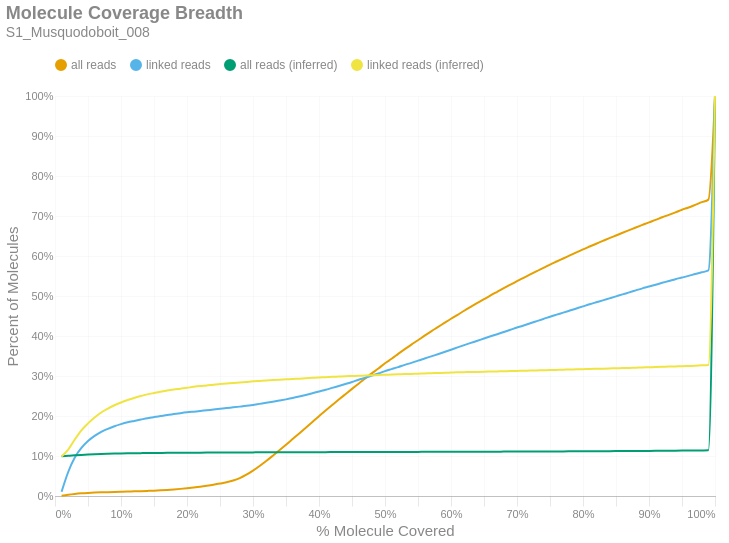

Source (notebook cell):
### Markdown cell above
### Molecule Read Coverage
This chart shows molecule coverage breadth as computed by the number of bases aligned to that molecule. In other words, "*how much of each unique long molecule is actually sequenced/aligned?*" Keep in mind there is a distinction between sequences and alignments, since some sequences belonging to a particular molecule may not align well and wouldn't appear in the alignment data. This chart also shows molecule coverage breadth as computed by the *inferred fragment* from which the aligned sequences originate. Unlike read coverage, this calculation takes into account the total insert size, including unsequenced gaps between the forward and reverse reads. Like the previous figures, these are cumulative percents.

### Code cell
if SKIPLR:
    print_html(f"Skipped")
else:
    binned_df = consolidated_hist(valids['coverage_bp'], mask, 0.01, True)
    binned_df_inf = consolidated_hist(valids['coverage_inserts'], mask, 0.01, True)
    binned_df = binned_df.with_columns(pl.lit(binned_df_inf['all reads (cumsum)']).alias('all reads (inferred)'))
    binned_df = binned_df.with_columns(pl.lit(binned_df_inf['linked reads (cumsum)']).alias('linked reads (inferred)'))
    binned_df = binned_df.with_columns(
        (pl.col('bin').cast(pl.Float64) + 0.01).alias('right_edge')
    )

    with SafeRender(binned_df):
        (
            density_plot(binned_df, 'Molecule Coverage Breadth', samplename, 'molcov', ['all reads (inferred)','linked reads (inferred)'])
            .encode(
                #x=alt.X('bin:Q', title="% Molecule Covered").axis(format = '%').scale(padding=0),
                x=alt.X('right_edge:Q', title="% Molecule Covered").axis(format='%').scale(padding=0),
                y=alt.Y('value:Q', title='Percent of Molecules')
                    .axis(format='%')
                    .stack(False)
                    .scale(domainMin=0, padding=0),
                color=alt.Color("key:N").scale(domain = ["all reads", "linked reads", "all reads (inferred)", "linked reads (inferred)"]),
                tooltip = [
                    alt.Tooltip("key:N", title = "Data Type"),
                    alt.Tooltip("range_label:N", title="% Molecule Covered"),
                    alt.Tooltip("value:Q", format = ".2%", title="% Molecules")
                ]
            )
        ).display()

### Figure 1 — Vega-Lite specification as saved in the notebook (floating-point values rounded to 4 significant figures)
{"width": "container", "height": 400, "config": {"title": {"anchor": "start", "dy": -15, "fontSize": 18, "color": "#888888", "subtitleColor": "#888888", "subtitleFontSize": 14}, "arc": {"fill": "#0072B2"}, "axis": {"domainColor": "#888888", "domainWidth": 0.5, "gridWidth": 0.2, "grid": false, "titleFontWeight": 400, "titleFontSize": 15, "labelFontSize": 11, "labelColor": "#888888", "tickColor": "#888888", "tickWidth": 0.2, "titleColor": "#888888"}, "axisBand": {"grid": false}, "axisX": {"grid": true, "tickSize": 10, "domainCap": "round"}, "axisY": {"domain": false, "grid": true, "tickSize": 0, "domainCap": "round"}, "background": "transparent", "header": {"labelFontSize": 15, "labelColor": "#888888", "titleFontSize": 15, "titleFontWeight": 600, "titleColor": "#888888"}, "legend": {"labelFont": "sans-serif", "labelFontSize": 12, "labelColor": "#888888", "symbolSize": 100, "symbolType": "circle", "titleFontSize": 12, "titlePadding": 10, "titleColor": "#888888", "title": null, "orient": "top"}, "range": {"category": ["#E69F00", "#56B4E9", "#009E73", "#F0E442", "#0072B2", "#D55E00", "#CC79A7", "#000000"], "diverging": ["#cfe8f3", "#a2d4ec", "#73bfe2", "#46abdb", "#1696d2", "#12719e"]}, "area": {"fill": "#0072B2", "fillOpacity": 0.7, "line": true, "strokeOpacity": 0.7}, "line": {"color": "#0072B2", "stroke": "#0072B2", "strokeWidth": 2}, "trail": {"color": "#0072B2", "stroke": "#0072B2", "strokeWidth": 0, "size": 1}, "point": {"filled": true, "fillOpacity": 1.0, "size": 95}, "text": {"color": "#888888", "fontSize": 11, "align": "right", "fontWeight": 400, "size": 11}, "bar": {"fill": "#0072B2", "stroke": null}, "view": {"stroke": null, "continuousWidth": 660, "continuousHeight": 400}}, "data": {"name": "data-a476185213f1901b4b84ab84c9ef79ed"}, "mark": {"type": "line", "interpolate": "monotone", "point": {"opacity": 0, "size": 275}}, "encoding": {"color": {"field": "key", "scale": {"domain": ["all reads", "linked reads", "all reads (inferred)", "linked reads (inferred)"]}, "type": "nominal"}, "tooltip": [{"field": "key", "title": "Data Type", "type": "nominal"}, {"field": "range_label", "title": "% Molecule Covered", "type": "nominal"}, {"field": "value", "format": ".2%", "title": "% Molecules", "type": "quantitative"}], "x": {"axis": {"format": "%"}, "field": "right_edge", "scale": {"padding": 0}, "title": "% Molecule Covered", "type": "quantitative"}, "y": {"axis": {"format": "%"}, "field": "value", "scale": {"domainMin": 0, "padding": 0}, "stack": false, "title": "Percent of Molecules", "type": "quantitative"}}, "params": [{"name": "param_c36ac31b6afebe62", "select": {"type": "point", "fields": ["key"]}, "bind": "legend"}], "title": {"text": "Molecule Coverage Breadth", "subtitle": "S1_Musquodoboit_008"}, "transform": [{"fold": ["all reads (cumsum)", "linked reads (cumsum)", "all reads (inferred)", "linked reads (inferred)"]}, {"calculate": "replace(datum.key, ' (cumsum)', '')", "as": "key"}, {"filter": {"param": "param_c36ac31b6afebe62"}}], "usermeta": {"embedOptions": {"downloadFileName": "S1_Musquodoboit_008.molcov"}}, "$schema": "https://vega.github.io/schema/vega-lite/v6.1.0.json", "datasets": {"data-a476185213f1901b4b84ab84c9ef79ed": [{"bin": "0.0", "interval": "0.0-0.01", "all reads": 0.0007056, "linked reads": 0.01081, "all reads (cumsum)": 0.0007056, "linked reads (cumsum)": 0.01081, "range_label": "0.0-0.01", "all reads (inferred)": 0.09951, "linked reads (inferred)": 0.09859, "right_edge": 0.01}, {"bin": "0.01", "interval": "0.01-0.02", "all reads": 0.002589, "linked reads": 0.04919, "all reads (cumsum)": 0.003295, "linked reads (cumsum)": 0.06, "range_label": "0.01-0.02", "all reads (inferred)": 0.1004, "linked reads (inferred)": 0.1157, "right_edge": 0.02}, {"bin": "0.02", "interval": "0.02-0.03", "all reads": 0.001953, "linked reads": 0.03628, "all reads (cumsum)": 0.005247, "linked reads (cumsum)": 0.09628, "range_label": "0.02-0.03", "all reads (inferred)": 0.1017, "linked reads (inferred)": 0.1413, "right_edge": 0.03}, {"bin": "0.03", "interval": "0.03-0.04", "all reads": 0.00141, "linked reads": 0.02379, "all reads (cumsum)": 0.006657, "linked reads (cumsum)": 0.1201, "range_label": "0.03-0.04", "all reads (inferred)": 0.1028, "linked reads (inferred)": 0.1641, "right_edge": 0.04}, {"bin": "0.04", "interval": "0.04-0.05", "all reads": 0.001021, "linked reads": 0.01732, "all reads (cumsum)": 0.007678, "linked reads (cumsum)": 0.1374, "range_label": "0.04-0.05", "all reads (inferred)": 0.1038, "linked reads (inferred)": 0.1815, "right_edge": 0.05}, {"bin": "0.05", "interval": "0.05-0.06", "all reads": 0.0008074, "linked reads": 0.0129, "all reads (cumsum)": 0.008485, "linked reads (cumsum)": 0.1503, "range_label": "0.05-0.06", "all reads (inferred)": 0.1045, "linked reads (inferred)": 0.1963, "right_edge": 0.06}, {"bin": "0.06", "interval": "0.06-0.07", "all reads": 0.0006636, "linked reads": 0.01006, "all reads (cumsum)": 0.009148, "linked reads (cumsum)": 0.1603, "range_label": "0.06-0.07", "all reads (inferred)": 0.1051, "linked reads (inferred)": 0.2088, "right_edge": 0.07}, {"bin": "0.07", "interval": "0.07-0.08", "all reads": 0.0005311, "linked reads": 0.007561, "all reads (cumsum)": 0.00968, "linked reads (cumsum)": 0.1679, "range_label": "0.07-0.08", "all reads (inferred)": 0.1056, "linked reads (inferred)": 0.2184, "right_edge": 0.08}, {"bin": "0.08", "interval": "0.08-0.09", "all reads": 0.0005192, "linked reads": 0.006572, "all reads (cumsum)": 0.0102, "linked reads (cumsum)": 0.1745, "range_label": "0.08-0.09", "all reads (inferred)": 0.106, "linked reads (inferred)": 0.2269, "right_edge": 0.09}, {"bin": "0.09", "interval": "0.09-0.1", "all reads": 0.0005063, "linked reads": 0.005246, "all reads (cumsum)": 0.01071, "linked reads (cumsum)": 0.1797, "range_label": "0.09-0.1", "all reads (inferred)": 0.1064, "linked reads (inferred)": 0.2339, "right_edge": 0.1}, {"bin": "0.1", "interval": "0.1-0.11", "all reads": 0.0004901, "linked reads": 0.00442, "all reads (cumsum)": 0.0112, "linked reads (cumsum)": 0.1841, "range_label": "0.1-0.11", "all reads (inferred)": 0.1067, "linked reads (inferred)": 0.2399, "right_edge": 0.11}, {"bin": "0.11", "interval": "0.11-0.12", "all reads": 0.0004519, "linked reads": 0.003524, "all reads (cumsum)": 0.01165, "linked reads (cumsum)": 0.1877, "range_label": "0.11-0.12", "all reads (inferred)": 0.1069, "linked reads (inferred)": 0.2452, "right_edge": 0.12}, {"bin": "0.12", "interval": "0.12-0.13", "all reads": 0.0004945, "linked reads": 0.003373, "all reads (cumsum)": 0.01214, "linked reads (cumsum)": 0.191, "range_label": "0.12-0.13", "all reads (inferred)": 0.1072, "linked reads (inferred)": 0.2498, "right_edge": 0.13}, {"bin": "0.13", "interval": "0.13-0.14", "all reads": 0.0005693, "linked reads": 0.003373, "all reads (cumsum)": 0.01271, "linked reads (cumsum)": 0.1944, "range_label": "0.13-0.14", "all reads (inferred)": 0.1074, "linked reads (inferred)": 0.2541, "right_edge": 0.14}, {"bin": "0.14", "interval": "0.14-0.15", "all reads": 0.0006156, "linked reads": 0.002861, "all reads (cumsum)": 0.01333, "linked reads (cumsum)": 0.1973, "range_label": "0.14-0.15", "all reads (inferred)": 0.1075, "linked reads (inferred)": 0.2574, "right_edge": 0.15}, {"bin": "0.15", "interval": "0.15-0.16", "all reads": 0.0007648, "linked reads": 0.002629, "all reads (cumsum)": 0.01409, "linked reads (cumsum)": 0.1999, "range_label": "0.15-0.16", "all reads (inferred)": 0.1077, "linked reads (inferred)": 0.2606, "right_edge": 0.16}, {"bin": "0.16", "interval": "0.16-0.17", "all reads": 0.001018, "linked reads": 0.002652, "all reads (cumsum)": 0.01511, "linked reads (cumsum)": 0.2026, "range_label": "0.16-0.17", "all reads (inferred)": 0.1078, "linked reads (inferred)": 0.2636, "right_edge": 0.17}, {"bin": "0.17", "interval": "0.17-0.18", "all reads": 0.001224, "linked reads": 0.002245, "all reads (cumsum)": 0.01633, "linked reads (cumsum)": 0.2048, "range_label": "0.17-0.18", "all reads (inferred)": 0.108, "linked reads (inferred)": 0.2661, "right_edge": 0.18}, {"bin": "0.18", "interval": "0.18-0.19", "all reads": 0.001475, "linked reads": 0.002268, "all reads (cumsum)": 0.01781, "linked reads (cumsum)": 0.2071, "range_label": "0.18-0.19", "all reads (inferred)": 0.1081, "linked reads (inferred)": 0.2683, "right_edge": 0.19}, {"bin": "0.19", "interval": "0.19-0.2", "all reads": 0.001655, "linked reads": 0.002059, "all reads (cumsum)": 0.01946, "linked reads (cumsum)": 0.2091, "range_label": "0.19-0.2", "all reads (inferred)": 0.1082, "linked reads (inferred)": 0.2705, "right_edge": 0.2}, {"bin": "0.2", "interval": "0.2-0.21", "all reads": 0.001809, "linked reads": 0.001721, "all reads (cumsum)": 0.02127, "linked reads (cumsum)": 0.2108, "range_label": "0.2-0.21", "all reads (inferred)": 0.1083, "linked reads (inferred)": 0.273, "right_edge": 0.21}, {"bin": "0.21", "interval": "0.21-0.22", "all reads": 0.001969, "linked reads": 0.001652, "all reads (cumsum)": 0.02324, "linked reads (cumsum)": 0.2125, "range_label": "0.21-0.22", "all reads (inferred)": 0.1084, "linked reads (inferred)": 0.2749, "right_edge": 0.22}, {"bin": "0.22", "interval": "0.22-0.23", "all reads": 0.002298, "linked reads": 0.001873, "all reads (cumsum)": 0.02554, "linked reads (cumsum)": 0.2144, "range_label": "0.22-0.23", "all reads (inferred)": 0.1085, "linked reads (inferred)": 0.2764, "right_edge": 0.23}, {"bin": "0.23", "interval": "0.23-0.24", "all reads": 0.00254, "linked reads": 0.001721, "all reads (cumsum)": 0.02808, "linked reads (cumsum)": 0.2161, "range_label": "0.23-0.24", "all reads (inferred)": 0.1086, "linked reads (inferred)": 0.2783, "right_edge": 0.24}, {"bin": "0.24", "interval": "0.24-0.25", "all reads": 0.002912, "linked reads": 0.001861, "all reads (cumsum)": 0.03099, "linked reads (cumsum)": 0.218, "range_label": "0.24-0.25", "all reads (inferred)": 0.1087, "linked reads (inferred)": 0.2798, "right_edge": 0.25}, {"bin": "0.25", "interval": "0.25-0.26", "all reads": 0.003295, "linked reads": 0.001942, "all reads (cumsum)": 0.03429, "linked reads (cumsum)": 0.2199, "range_label": "0.25-0.26", "all reads (inferred)": 0.1088, "linked reads (inferred)": 0.2812, "right_edge": 0.26}, {"bin": "0.26", "interval": "0.26-0.27", "all reads": 0.004339, "linked reads": 0.001698, "all reads (cumsum)": 0.03863, "linked reads (cumsum)": 0.2216, "range_label": "0.26-0.27", "all reads (inferred)": 0.1088, "linked reads (inferred)": 0.2824, "right_edge": 0.27}, {"bin": "0.27", "interval": "0.27-0.28", "all reads": 0.006221, "linked reads": 0.001838, "all reads (cumsum)": 0.04485, "linked reads (cumsum)": 0.2234, "range_label": "0.27-0.28", "all reads (inferred)": 0.1089, "linked reads (inferred)": 0.2838, "right_edge": 0.28}, {"bin": "0.28", "interval": "0.28-0.29", "all reads": 0.008427, "linked reads": 0.001942, "all reads (cumsum)": 0.05327, "linked reads (cumsum)": 0.2254, "range_label": "0.28-0.29", "all reads (inferred)": 0.109, "linked reads (inferred)": 0.2852, "right_edge": 0.29}, {"bin": "0.29", "interval": "0.29-0.3", "all reads": 0.01029, "linked reads": 0.002373, "all reads (cumsum)": 0.06356, "linked reads (cumsum)": 0.2277, "range_label": "0.29-0.3", "all reads (inferred)": 0.1091, "linked reads (inferred)": 0.2866, "right_edge": 0.3}, {"bin": "0.3", "interval": "0.3-0.31", "all reads": 0.0115, "linked reads": 0.002582, "all reads (cumsum)": 0.07506, "linked reads (cumsum)": 0.2303, "range_label": "0.3-0.31", "all reads (inferred)": 0.1091, "linked reads (inferred)": 0.2876, "right_edge": 0.31}, {"bin": "0.31", "interval": "0.31-0.32", "all reads": 0.01238, "linked reads": 0.002559, "all reads (cumsum)": 0.08744, "linked reads (cumsum)": 0.2329, "range_label": "0.31-0.32", "all reads (inferred)": 0.1092, "linked reads (inferred)": 0.2886, "right_edge": 0.32}, {"bin": "0.32", "interval": "0.32-0.33", "all reads": 0.01325, "linked reads": 0.002745, "all reads (cumsum)": 0.1007, "linked reads (cumsum)": 0.2356, "range_label": "0.32-0.33", "all reads (inferred)": 0.1092, "linked reads (inferred)": 0.2898, "right_edge": 0.33}, {"bin": "0.33", "interval": "0.33-0.34", "all reads": 0.01354, "linked reads": 0.002908, "all reads (cumsum)": 0.1142, "linked reads (cumsum)": 0.2385, "range_label": "0.33-0.34", "all reads (inferred)": 0.1093, "linked reads (inferred)": 0.2909, "right_edge": 0.34}, {"bin": "0.34", "interval": "0.34-0.35", "all reads": 0.01378, "linked reads": 0.003024, "all reads (cumsum)": 0.128, "linked reads (cumsum)": 0.2416, "range_label": "0.34-0.35", "all reads (inferred)": 0.1093, "linked reads (inferred)": 0.2917, "right_edge": 0.35}, {"bin": "0.35", "interval": "0.35-0.36", "all reads": 0.0142, "linked reads": 0.00328, "all reads (cumsum)": 0.1422, "linked reads (cumsum)": 0.2448, "range_label": "0.35-0.36", "all reads (inferred)": 0.1094, "linked reads (inferred)": 0.2926, "right_edge": 0.36}, {"bin": "0.36", "interval": "0.36-0.37", "all reads": 0.01421, "linked reads": 0.003745, "all reads (cumsum)": 0.1564, "linked reads (cumsum)": 0.2486, "range_label": "0.36-0.37", "all reads (inferred)": 0.1094, "linked reads (inferred)": 0.2934, "right_edge": 0.37}, {"bin": "0.37", "interval": "0.37-0.38", "all reads": 0.01427, "linked reads": 0.004036, "all reads (cumsum)": 0.1707, "linked reads (cumsum)": 0.2526, "range_label": "0.37-0.38", "all reads (inferred)": 0.1095, "linked reads (inferred)": 0.2945, "right_edge": 0.38}, {"bin": "0.38", "interval": "0.38-0.39", "all reads": 0.01442, "linked reads": 0.004339, "all reads (cumsum)": 0.1851, "linked reads (cumsum)": 0.257, "range_label": "0.38-0.39", "all reads (inferred)": 0.1096, "linked reads (inferred)": 0.2954, "right_edge": 0.39}, {"bin": "0.39", "interval": "0.39-0.4", "all reads": 0.01452, "linked reads": 0.004385, "all reads (cumsum)": 0.1996, "linked reads (cumsum)": 0.2614, "range_label": "0.39-0.4", "all reads (inferred)": 0.1096, "linked reads (inferred)": 0.2963, "right_edge": 0.4}, {"bin": "0.4", "interval": "0.4-0.41", "all reads": 0.01385, "linked reads": 0.004153, "all reads (cumsum)": 0.2135, "linked reads (cumsum)": 0.2655, "range_label": "0.4-0.41", "all reads (inferred)": 0.1097, "linked reads (inferred)": 0.297, "right_edge": 0.41}, {"bin": "0.41", "interval": "0.41-0.42", "all reads": 0.01381, "linked reads": 0.004862, "all reads (cumsum)": 0.2273, "linked reads (cumsum)": 0.2704, "range_label": "0.41-0.42", "all reads (inferred)": 0.1097, "linked reads (inferred)": 0.2979, "right_edge": 0.42}, {"bin": "0.42", "interval": "0.42-0.43", "all reads": 0.01374, "linked reads": 0.004769, "all reads (cumsum)": 0.241, "linked reads (cumsum)": 0.2751, "range_label": "0.42-0.43", "all reads (inferred)": 0.1098, "linked reads (inferred)": 0.2986, "right_edge": 0.43}, {"bin": "0.43", "interval": "0.43-0.44", "all reads": 0.01344, "linked reads": 0.004874, "all reads (cumsum)": 0.2545, "linked reads (cumsum)": 0.28, "range_label": "0.43-0.44", "all reads (inferred)": 0.1098, "linked reads (inferred)": 0.2993, "right_edge": 0.44}, {"bin": "0.44", "interval": "0.44-0.45", "all reads": 0.01336, "linked reads": 0.00499, "all reads (cumsum)": 0.2678, "linked reads (cumsum)": 0.285, "range_label": "0.44-0.45", "all reads (inferred)": 0.1099, "linked reads (inferred)": 0.2999, "right_edge": 0.45}, {"bin": "0.45", "interval": "0.45-0.46", "all reads": 0.013, "linked reads": 0.005618, "all reads (cumsum)": 0.2808, "linked reads (cumsum)": 0.2906, "range_label": "0.45-0.46", "all reads (inferred)": 0.1099, "linked reads (inferred)": 0.3006, "right_edge": 0.46}, {"bin": "0.46", "interval": "0.46-0.47", "all reads": 0.01297, "linked reads": 0.004862, "all reads (cumsum)": 0.2938, "linked reads (cumsum)": 0.2955, "range_label": "0.46-0.47", "all reads (inferred)": 0.1099, "linked reads (inferred)": 0.3012, "right_edge": 0.47}, {"bin": "0.47", "interval": "0.47-0.48", "all reads": 0.01283, "linked reads": 0.00549, "all reads (cumsum)": 0.3066, "linked reads (cumsum)": 0.301, "range_label": "0.47-0.48", "all reads (inferred)": 0.11, "linked reads (inferred)": 0.3018, "right_edge": 0.48}, {"bin": "0.48", "interval": "0.48-0.49", "all reads": 0.01212, "linked reads": 0.005281, "all reads (cumsum)": 0.3187, "linked reads (cumsum)": 0.3063, "range_label": "0.48-0.49", "all reads (inferred)": 0.11, "linked reads (inferred)": 0.3025, "right_edge": 0.49}, {"bin": "0.49", "interval": "0.49-0.5", "all reads": 0.01318, "linked reads": 0.005967, "all reads (cumsum)": 0.3319, "linked reads (cumsum)": 0.3122, "range_label": "0.49-0.5", "all reads (inferred)": 0.1101, "linked reads (inferred)": 0.303, "right_edge": 0.5}, {"bin": "0.5", "interval": "0.5-0.51", "all reads": 0.0111, "linked reads": 0.005002, "all reads (cumsum)": 0.343, "linked reads (cumsum)": 0.3172, "range_label": "0.5-0.51", "all reads (inferred)": 0.1101, "linked reads (inferred)": 0.3036, "right_edge": 0.51}, {"bin": "0.51", "interval": "0.51-0.52", "all reads": 0.01228, "linked reads": 0.005071, "all reads (cumsum)": 0.3553, "linked reads (cumsum)": 0.3223, "range_label": "0.51-0.52", "all reads (inferred)": 0.1102, "linked reads (inferred)": 0.3041, "right_edge": 0.52}, {"bin": "0.52", "interval": "0.52-0.53", "all reads": 0.01175, "linked reads": 0.005595, "all reads (cumsum)": 0.367, "linked reads (cumsum)": 0.3279, "range_label": "0.52-0.53", "all reads (inferred)": 0.1102, "linked reads (inferred)": 0.3048, "right_edge": 0.53}, {"bin": "0.53", "interval": "0.53-0.54", "all reads": 0.01151, "linked reads": 0.004862, "all reads (cumsum)": 0.3786, "linked reads (cumsum)": 0.3327, "range_label": "0.53-0.54", "all reads (inferred)": 0.1103, "linked reads (inferred)": 0.3053, "right_edge": 0.54}, {"bin": "0.54", "interval": "0.54-0.55", "all reads": 0.0109, "linked reads": 0.005688, "all reads (cumsum)": 0.3895, "linked reads (cumsum)": 0.3384, "range_label": "0.54-0.55", "all reads (inferred)": 0.1103, "linked reads (inferred)": 0.3058, "right_edge": 0.55}, {"bin": "0.55", "interval": "0.55-0.56", "all reads": 0.01133, "linked reads": 0.005258, "all reads (cumsum)": 0.4008, "linked reads (cumsum)": 0.3437, "range_label": "0.55-0.56", "all reads (inferred)": 0.1104, "linked reads (inferred)": 0.3064, "right_edge": 0.56}, {"bin": "0.56", "interval": "0.56-0.57", "all reads": 0.01089, "linked reads": 0.005479, "all reads (cumsum)": 0.4117, "linked reads (cumsum)": 0.3492, "range_label": "0.56-0.57", "all reads (inferred)": 0.1104, "linked reads (inferred)": 0.3069, "right_edge": 0.57}, {"bin": "0.57", "interval": "0.57-0.58", "all reads": 0.01042, "linked reads": 0.005269, "all reads (cumsum)": 0.4221, "linked reads (cumsum)": 0.3544, "range_label": "0.57-0.58", "all reads (inferred)": 0.1105, "linked reads (inferred)": 0.3075, "right_edge": 0.58}, {"bin": "0.58", "interval": "0.58-0.59", "all reads": 0.01065, "linked reads": 0.005548, "all reads (cumsum)": 0.4327, "linked reads (cumsum)": 0.36, "range_label": "0.58-0.59", "all reads (inferred)": 0.1105, "linked reads (inferred)": 0.308, "right_edge": 0.59}, {"bin": "0.59", "interval": "0.59-0.6", "all reads": 0.01044, "linked reads": 0.005746, "all reads (cumsum)": 0.4432, "linked reads (cumsum)": 0.3657, "range_label": "0.59-0.6", "all reads (inferred)": 0.1106, "linked reads (inferred)": 0.3086, "right_edge": 0.6}, {"bin": "0.6", "interval": "0.6-0.61", "all reads": 0.009778, "linked reads": 0.005851, "all reads (cumsum)": 0.453, "linked reads (cumsum)": 0.3716, "range_label": "0.6-0.61", "all reads (inferred)": 0.1106, "linked reads (inferred)": 0.3091, "right_edge": 0.61}, {"bin": "0.61", "interval": "0.61-0.62", "all reads": 0.01019, "linked reads": 0.005548, "all reads (cumsum)": 0.4631, "linked reads (cumsum)": 0.3771, "range_label": "0.61-0.62", "all reads (inferred)": 0.1106, "linked reads (inferred)": 0.3095, "right_edge": 0.62}, {"bin": "0.62", "interval": "0.62-0.63", "all reads": 0.009817, "linked reads": 0.005548, "all reads (cumsum)": 0.473, "linked reads (cumsum)": 0.3827, "range_label": "0.62-0.63", "all reads (inferred)": 0.1107, "linked reads (inferred)": 0.3099, "right_edge": 0.63}, {"bin": "0.63", "interval": "0.63-0.64", "all reads": 0.009722, "linked reads": 0.005444, "all reads (cumsum)": 0.4827, "linked reads (cumsum)": 0.3881, "range_label": "0.63-0.64", "all reads (inferred)": 0.1107, "linked reads (inferred)": 0.3103, "right_edge": 0.64}, {"bin": "0.64", "interval": "0.64-0.65", "all reads": 0.009324, "linked reads": 0.005618, "all reads (cumsum)": 0.492, "linked reads (cumsum)": 0.3937, "range_label": "0.64-0.65", "all reads (inferred)": 0.1108, "linked reads (inferred)": 0.3107, "right_edge": 0.65}, {"bin": "0.65", "interval": "0.65-0.66", "all reads": 0.009564, "linked reads": 0.005479, "all reads (cumsum)": 0.5016, "linked reads (cumsum)": 0.3992, "range_label": "0.65-0.66", "all reads (inferred)": 0.1108, "linked reads (inferred)": 0.3111, "right_edge": 0.66}, {"bin": "0.66", "interval": "0.66-0.67", "all reads": 0.009043, "linked reads": 0.005258, "all reads (cumsum)": 0.5106, "linked reads (cumsum)": 0.4045, "range_label": "0.66-0.67", "all reads (inferred)": 0.1109, "linked reads (inferred)": 0.3115, "right_edge": 0.67}, {"bin": "0.67", "interval": "0.67-0.68", "all reads": 0.008943, "linked reads": 0.005537, "all reads (cumsum)": 0.5196, "linked reads (cumsum)": 0.41, "range_label": "0.67-0.68", "all reads (inferred)": 0.1109, "linked reads (inferred)": 0.312, "right_edge": 0.68}, {"bin": "0.68", "interval": "0.68-0.69", "all reads": 0.008728, "linked reads": 0.005513, "all reads (cumsum)": 0.5283, "linked reads (cumsum)": 0.4155, "range_label": "0.68-0.69", "all reads (inferred)": 0.111, "linked reads (inferred)": 0.3123, "right_edge": 0.69}, {"bin": "0.69", "interval": "0.69-0.7", "all reads": 0.008822, "linked reads": 0.005723, "all reads (cumsum)": 0.5371, "linked reads (cumsum)": 0.4213, "range_label": "0.69-0.7", "all reads (inferred)": 0.1111, "linked reads (inferred)": 0.3127, "right_edge": 0.7}, {"bin": "0.7", "interval": "0.7-0.71", "all reads": 0.008432, "linked reads": 0.005106, "all reads (cumsum)": 0.5455, "linked reads (cumsum)": 0.4264, "range_label": "0.7-0.71", "all reads (inferred)": 0.1111, "linked reads (inferred)": 0.3131, "right_edge": 0.71}, {"bin": "0.71", "interval": "0.71-0.72", "all reads": 0.008276, "linked reads": 0.00556, "all reads (cumsum)": 0.5538, "linked reads (cumsum)": 0.4319, "range_label": "0.71-0.72", "all reads (inferred)": 0.1112, "linked reads (inferred)": 0.3137, "right_edge": 0.72}, {"bin": "0.72", "interval": "0.72-0.73", "all reads": 0.008331, "linked reads": 0.005339, "all reads (cumsum)": 0.5621, "linked reads (cumsum)": 0.4373, "range_label": "0.72-0.73", "all reads (inferred)": 0.1112, "linked reads (inferred)": 0.314, "right_edge": 0.73}, {"bin": "0.73", "interval": "0.73-0.74", "all reads": 0.008038, "linked reads": 0.005316, "all reads (cumsum)": 0.5702, "linked reads (cumsum)": 0.4426, "range_label": "0.73-0.74", "all reads (inferred)": 0.1113, "linked reads (inferred)": 0.3145, "right_edge": 0.74}, {"bin": "0.74", "interval": "0.74-0.75", "all reads": 0.008468, "linked reads": 0.00563, "all reads (cumsum)": 0.5787, "linked reads (cumsum)": 0.4482, "range_label": "0.74-0.75", "all reads (inferred)": 0.1114, "linked reads (inferred)": 0.3148, "right_edge": 0.75}, {"bin": "0.75", "interval": "0.75-0.76", "all reads": 0.007626, "linked reads": 0.005164, "all reads (cumsum)": 0.5863, "linked reads (cumsum)": 0.4534, "range_label": "0.75-0.76", "all reads (inferred)": 0.1114, "linked reads (inferred)": 0.3153, "right_edge": 0.76}, {"bin": "0.76", "interval": "0.76-0.77", "all reads": 0.007511, "linked reads": 0.005013, "all reads (cumsum)": 0.5938, "linked reads (cumsum)": 0.4584, "range_label": "0.76-0.77", "all reads (inferred)": 0.1115, "linked reads (inferred)": 0.3157, "right_edge": 0.77}, {"bin": "0.77", "interval": "0.77-0.78", "all reads": 0.007585, "linked reads": 0.005199, "all reads (cumsum)": 0.6014, "linked reads (cumsum)": 0.4636, "range_label": "0.77-0.78", "all reads (inferred)": 0.1116, "linked reads (inferred)": 0.3162, "right_edge": 0.78}, {"bin": "0.78", "interval": "0.78-0.79", "all reads": 0.007471, "linked reads": 0.005258, "all reads (cumsum)": 0.6088, "linked reads (cumsum)": 0.4688, "range_label": "0.78-0.79", "all reads (inferred)": 0.1117, "linked reads (inferred)": 0.3166, "right_edge": 0.79}, {"bin": "0.79", "interval": "0.79-0.8", "all reads": 0.007762, "linked reads": 0.005258, "all reads (cumsum)": 0.6166, "linked reads (cumsum)": 0.4741, "range_label": "0.79-0.8", "all reads (inferred)": 0.1118, "linked reads (inferred)": 0.317, "right_edge": 0.8}, {"bin": "0.8", "interval": "0.8-0.81", "all reads": 0.007088, "linked reads": 0.005292, "all reads (cumsum)": 0.6237, "linked reads (cumsum)": 0.4794, "range_label": "0.8-0.81", "all reads (inferred)": 0.1118, "linked reads (inferred)": 0.3175, "right_edge": 0.81}, {"bin": "0.81", "interval": "0.81-0.82", "all reads": 0.006993, "linked reads": 0.004862, "all reads (cumsum)": 0.6307, "linked reads (cumsum)": 0.4843, "range_label": "0.81-0.82", "all reads (inferred)": 0.1119, "linked reads (inferred)": 0.318, "right_edge": 0.82}, {"bin": "0.82", "interval": "0.82-0.83", "all reads": 0.007039, "linked reads": 0.004722, "all reads (cumsum)": 0.6377, "linked reads (cumsum)": 0.489, "range_label": "0.82-0.83", "all reads (inferred)": 0.112, "linked reads (inferred)": 0.3184, "right_edge": 0.83}, {"bin": "0.83", "interval": "0.83-0.84", "all reads": 0.006971, "linked reads": 0.005025, "all reads (cumsum)": 0.6447, "linked reads (cumsum)": 0.494, "range_label": "0.83-0.84", "all reads (inferred)": 0.1121, "linked reads (inferred)": 0.3189, "right_edge": 0.84}, {"bin": "0.84", "interval": "0.84-0.85", "all reads": 0.00664, "linked reads": 0.005037, "all reads (cumsum)": 0.6513, "linked reads (cumsum)": 0.499, "range_label": "0.84-0.85", "all reads (inferred)": 0.1122, "linked reads (inferred)": 0.3194, "right_edge": 0.85}, {"bin": "0.85", "interval": "0.85-0.86", "all reads": 0.00676, "linked reads": 0.005083, "all reads (cumsum)": 0.6581, "linked reads (cumsum)": 0.5041, "range_label": "0.85-0.86", "all reads (inferred)": 0.1123, "linked reads (inferred)": 0.3198, "right_edge": 0.86}, {"bin": "0.86", "interval": "0.86-0.87", "all reads": 0.006569, "linked reads": 0.004885, "all reads (cumsum)": 0.6647, "linked reads (cumsum)": 0.509, "range_label": "0.86-0.87", "all reads (inferred)": 0.1124, "linked reads (inferred)": 0.3203, "right_edge": 0.87}, {"bin": "0.87", "interval": "0.87-0.88", "all reads": 0.006601, "linked reads": 0.005141, "all reads (cumsum)": 0.6713, "linked reads (cumsum)": 0.5141, "range_label": "0.87-0.88", "all reads (inferred)": 0.1125, "linked reads (inferred)": 0.3208, "right_edge": 0.88}, {"bin": "0.88", "interval": "0.88-0.89", "all reads": 0.006451, "linked reads": 0.005002, "all reads (cumsum)": 0.6777, "linked reads (cumsum)": 0.5191, "range_label": "0.88-0.89", "all reads (inferred)": 0.1126, "linked reads (inferred)": 0.3213, "right_edge": 0.89}, {"bin": "0.89", "interval": "0.89-0.9", "all reads": 0.006466, "linked reads": 0.004478, "all reads (cumsum)": 0.6842, "linked reads (cumsum)": 0.5236, "range_label": "0.89-0.9", "all reads (inferred)": 0.1128, "linked reads (inferred)": 0.3219, "right_edge": 0.9}, {"bin": "0.9", "interval": "0.9-0.91", "all reads": 0.006004, "linked reads": 0.004618, "all reads (cumsum)": 0.6902, "linked reads (cumsum)": 0.5282, "range_label": "0.9-0.91", "all reads (inferred)": 0.1129, "linked reads (inferred)": 0.3223, "right_edge": 0.91}, {"bin": "0.91", "interval": "0.91-0.92", "all reads": 0.00677, "linked reads": 0.004711, "all reads (cumsum)": 0.697, "linked reads (cumsum)": 0.533, "range_label": "0.91-0.92", "all reads (inferred)": 0.113, "linked reads (inferred)": 0.3229, "right_edge": 0.92}, {"bin": "0.92", "interval": "0.92-0.93", "all reads": 0.005897, "linked reads": 0.004432, "all reads (cumsum)": 0.7029, "linked reads (cumsum)": 0.5374, "range_label": "0.92-0.93", "all reads (inferred)": 0.1132, "linked reads (inferred)": 0.3235, "right_edge": 0.93}, {"bin": "0.93", "interval": "0.93-0.94", "all reads": 0.006249, "linked reads": 0.004629, "all reads (cumsum)": 0.7091, "linked reads (cumsum)": 0.542, "range_label": "0.93-0.94", "all reads (inferred)": 0.1133, "linked reads (inferred)": 0.324, "right_edge": 0.94}, {"bin": "0.94", "interval": "0.94-0.95", "all reads": 0.006669, "linked reads": 0.004094, "all reads (cumsum)": 0.7158, "linked reads (cumsum)": 0.5461, "range_label": "0.94-0.95", "all reads (inferred)": 0.1134, "linked reads (inferred)": 0.3245, "right_edge": 0.95}, {"bin": "0.95", "interval": "0.95-0.96", "all reads": 0.005445, "linked reads": 0.004153, "all reads (cumsum)": 0.7212, "linked reads (cumsum)": 0.5503, "range_label": "0.95-0.96", "all reads (inferred)": 0.1136, "linked reads (inferred)": 0.3251, "right_edge": 0.96}, {"bin": "0.96", "interval": "0.96-0.97", "all reads": 0.006526, "linked reads": 0.004548, "all reads (cumsum)": 0.7277, "linked reads (cumsum)": 0.5548, "range_label": "0.96-0.97", "all reads (inferred)": 0.1138, "linked reads (inferred)": 0.3257, "right_edge": 0.97}, {"bin": "0.97", "interval": "0.97-0.98", "all reads": 0.006787, "linked reads": 0.004362, "all reads (cumsum)": 0.7345, "linked reads (cumsum)": 0.5592, "range_label": "0.97-0.98", "all reads (inferred)": 0.1139, "linked reads (inferred)": 0.3266, "right_edge": 0.98}, {"bin": "0.98", "interval": "0.98-0.99", "all reads": 0.006377, "linked reads": 0.004618, "all reads (cumsum)": 0.7409, "linked reads (cumsum)": 0.5638, "range_label": "0.98-0.99", "all reads (inferred)": 0.1142, "linked reads (inferred)": 0.3278, "right_edge": 0.99}, {"bin": "0.99", "interval": "0.99-1.0", "all reads": 0.2591, "linked reads": 0.4362, "all reads (cumsum)": 1.0, "linked reads (cumsum)": 1.0, "range_label": "0.99-1.0", "all reads (inferred)": 1.0, "linked reads (inferred)": 1.0, "right_edge": 1.0}]}}
